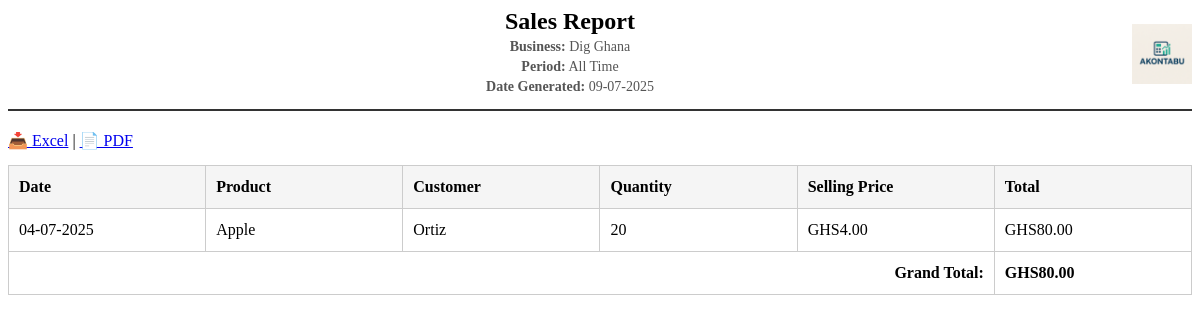
The app's page /reports/sales (signed in) with its own data.
### models/user.py (models this page shows, shortened)
class User(UserMixin, db.Model):
    __tablename__ = 'users'
    id = db.Column(db.Integer, primary_key=True)
    business_name = db.Column(db.String(100))
    name = db.Column(db.String(100), nullable=False)
    email = db.Column(db.String(120), unique=True, nullable=False)
    password_hash = db.Column(db.String(200))
    created_at = db.Column(db.DateTime, default=datetime.utcnow)
    currency_code = db.Column(db.String(5), default='GHS')  # e.g., 'GHS', 'USD', etc.
    logo_path = db.Column(db.String(255))
    products = db.relationship('Product', backref='user', lazy=True, cascade='all, delete-orphan')
    sales = db.relationship('Sale', backref='user', lazy=True, cascade='all, delete-orphan')
    payments = db.relationship('Payment', backref='user', lazy=True, cascade='all, delete-orphan')

### models/sale.py (models this page shows, shortened)
class Sale(db.Model):
    __tablename__ = 'sales'
    id = db.Column(db.Integer, primary_key=True)
    quantity = db.Column(db.Integer, nullable=False)
    price = db.Column(db.Float, nullable=False)  # Selling price at time of sale
    profit = db.Column(db.Float)  # Calculated profit (price - cost_price) * quantity
    customer = db.Column(db.String(100))
    description = db.Column(db.String(200))
    date = db.Column(db.DateTime, default=datetime.utcnow)
    user_id = db.Column(db.Integer, db.ForeignKey('users.id'), nullable=False)
    product_id = db.Column(db.Integer, db.ForeignKey('products.id'), nullable=False)

### models/product.py (models this page shows, shortened)
class Product(db.Model):
    __tablename__ = 'products'
    id = db.Column(db.Integer, primary_key=True)
    name = db.Column(db.String(100), nullable=False, unique=True)
    quantity = db.Column(db.Integer, default=0)
    cost_price = db.Column(db.Float, nullable=False)
    selling_price = db.Column(db.Float, nullable=False)
    profit_margin = db.Column(db.Float)
    min_stock_level = db.Column(db.Integer, default=10)
    created_at = db.Column(db.DateTime, default=datetime.utcnow)
    updated_at = db.Column(db.DateTime, default=datetime.utcnow, onupdate=datetime.utcnow)
    price = db.Column(db.Float)
    user_id = db.Column(db.Integer, db.ForeignKey('users.id'), nullable=False)
    sales = db.relationship('Sale', backref='product', lazy=True, cascade='all, delete-orphan')
    payment_records = db.relationship('Payment', backref='product', lazy=True)  # renamed from 'payments'
    costs = db.relationship('ProductCost', backref='product', lazy=True)

### app.py (the view, shortened to what this page needs)
@app.route('/reports/sales')
@login_required
def sales_report():
    start = request.args.get('start')
    end = request.args.get('end')
    def date_filter(query, model):
        return query
    sales = date_filter(Sale.query.filter_by(user_id=current_user.id), Sale).order_by(Sale.date.asc()).all()
    sales_total = sum(s.quantity * s.price for s in sales)
    return render_template(
        'reports/partials/sales.html',
        report_title="Sales Report",
        sales=sales,
        sales_total=sales_total,
        start=start,
        end=end,
        now=datetime.now()
    )

### app.py (called while the page is built)
@app.template_filter('currency')
def format_currency_filter(value, currency=None):
    if not value:
        return ''
    if not currency:
        currency = getattr(current_user, 'currency_code', 'GHS')  # ✅ Correct field
    try:
        return format_currency(value, currency, locale='en')
    except:
        return f"{currency} {value:,.2f}"

@app.before_request
def load_user():
    if 'user_id' in session:
        g.user = db.session.get(User, session['user_id'])

@login_manager.user_loader
def load_user(user_id):
    return User.query.get(int(user_id))  # assuming you're using SQLAlchemy and User has an id

@app.context_processor
def inject_user():
    return dict(current_user=current_user)

### templates/reports/partials/sales.html (shortened to what this page needs)
<div class="report-header">
    <div class="report-info">
        <h2>{{ report_title or "Sales Report" }}</h2>
        <p><strong>Business:</strong> {{ current_user.business_name or "AKONTABU" }}</p>
        {% if start and end %}
        <p><strong>Period:</strong> {{ start }} to {{ end }}</p>
        {% else %}
        <p><strong>Period:</strong> All Time</p>
        {% endif %}
        <p><strong>Date Generated:</strong> {{ now.strftime('%d-%m-%Y') }}</p>
    </div>
    {% if current_user.logo_path %}
    <img src="{{ url_for('static', filename=current_user.logo_path) }}" class="logo">
    {% endif %}
</div>
<div class="export-buttons">
  <a id="excel-btn" href="/export/sales/excel">📥 Excel</a> |
  <a id="pdf-btn" href="/export/sales/pdf">📄 PDF</a>
</div>
<table>
  <thead>
    <tr>
      <th>Date</th>
      <th>Product</th>
      <th>Customer</th>
      <th>Quantity</th>
      <th>Selling Price</th>
      <th>Total</th>
    </tr>
  </thead>
  <tbody>
    {% for s in sales %}
    <tr>
      <td>{{ s.date.strftime('%d-%m-%Y') }}</td>
      <td>{{ s.product.name }}</td>
      <td>{{ s.customer or "—" }}</td>
      <td>{{ s.quantity }}</td>
      <td>{{ s.price | currency }}</td>
      <td>{{ (s.quantity * s.price) | currency }}</td>
    </tr>
    {% endfor %}
  </tbody>
  <tfoot>
    <tr>
      <th colspan="5" style="text-align: right;">Grand Total:</th>
      <th>{{ sales_total | currency }}</th>
    </tr>
  </tfoot>
</table>

### templates/reports/partials/sales.html (style rules this page uses)
table { width: 100%; border-collapse: collapse; margin-top: 15px; table-layout: fixed; }
th, td { border: 1px solid #ccc; padding: 12px 10px; text-align: left; word-wrap: break-word; }
thead { background-color: #f5f5f5; font-weight: bold; }
.report-header { border-bottom: 2px solid #333; padding-bottom: 10px; margin-bottom: 20px; display: flex; align-items: center; justify-content: space-between; text-align: center; }
.report-info { flex-grow: 1; text-align: center; }
.report-info h2 { margin: 0; font-size: 24px; font-weight: 600; text-align: center; }
.report-info p { margin: 4px 0; font-size: 14px; color: #555; text-align: center; }
.logo { max-height: 60px; max-width: 100px; object-fit: contain; }

### records on screen
User: business_name "Dig Ghana", logo_path (picture), currency_code "GHS80.00"
Sale: date "04-07-2025", product.name "Apple", customer "Ortiz", quantity "20", price "GHS4.00", (s.quantity*s.price)|currency "GHS80.00"

### other values on screen
{{ report_title or "Sales Report" }} "Sales Report"
